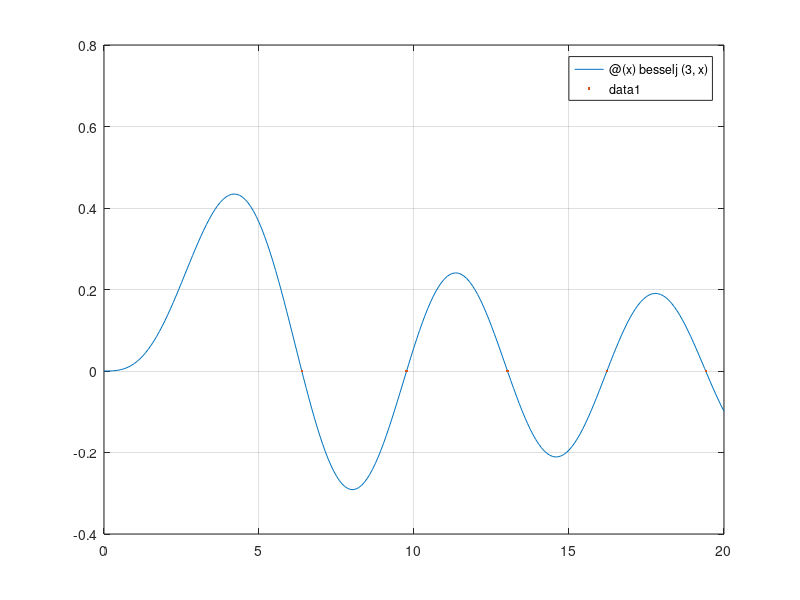

Here is the MATLAB script that generated this plot:
%%
%%
% In the theory of vibrations of a circular drum, the displacement of the drumhead can
% be expressed in terms of pure harmonic modes,
%
% $$J_m(\omega_{k,m} r) \cos(m\theta) \cos(c \omega_{k,m} t),$$
%
% where $(r,\theta)$ are polar coordinates, $0\le r\le 1$, $t$ is time, $m$
% is a positive integer, $c$ is a material parameter, and $J_m$ is
% a _Bessel function of the first kind_. The quantity $\omega_{k,m}$ is a
% resonant frequency and is a root of the equation
% 
% $$J_m(\omega_{k,m}) = 0,$$
%
% which states that the drumhead is clamped around the rim. Tabulating
% approximations to the zeros of Bessel functions has occupied thousands of
% mathematician-hours throughout the centuries. 

%% 
% Too bad they didn't have MATLAB back in the day.

%%
Jm = @(x) besselj(3,x);
fplot(Jm,[0 20]), grid on

%%
% From the graph we see roots near 6, 10, 13, 16, and 19. We use |fzero| to
% find these roots accurately.
omega = [];
for guess = [6,10,13,16,19]
    omega = [omega;fzero(Jm,guess)];
end
omega

%%
hold on, plot(omega,Jm(omega),'.')
